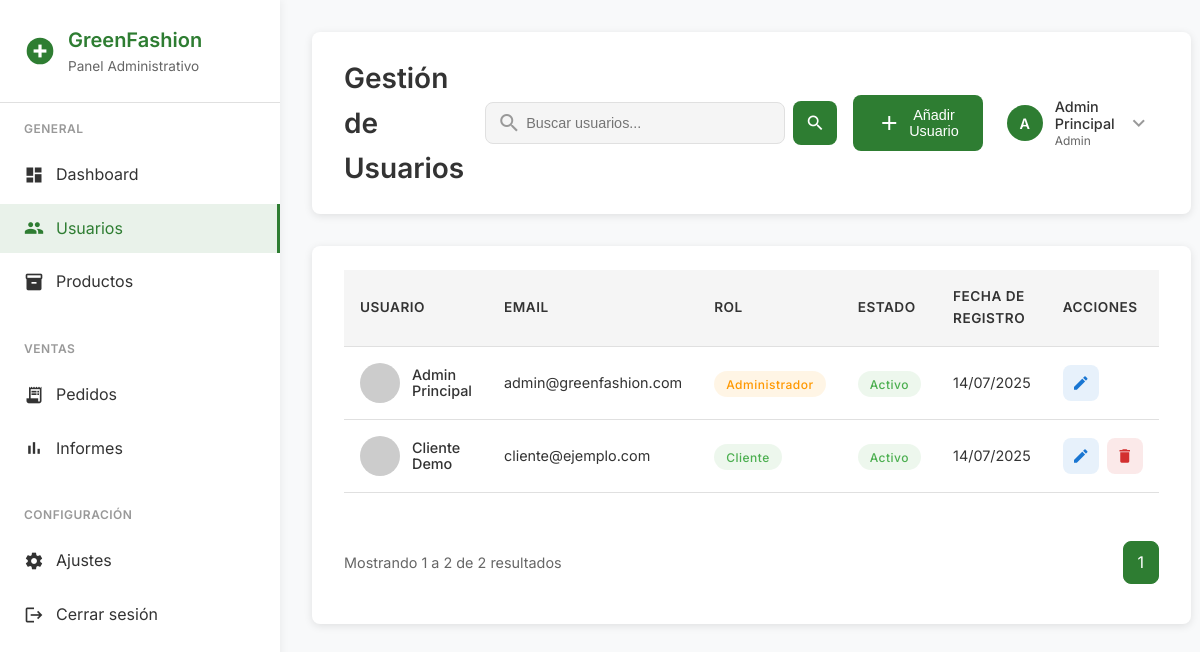
The page /pages/admin/users.php (signed in) on the database its author committed.
### tables this page shows
CREATE TABLE usuarios (
    id INT AUTO_INCREMENT PRIMARY KEY,
    nombre VARCHAR(100) NOT NULL,
    email VARCHAR(100) NOT NULL UNIQUE,
    password VARCHAR(255) NOT NULL,
    telefono VARCHAR(20),
    fecha_registro DATETIME DEFAULT CURRENT_TIMESTAMP,
    rol ENUM('cliente', 'admin') DEFAULT 'cliente',
    activo BOOLEAN DEFAULT TRUE,
    CONSTRAINT chk_email CHECK (email REGEXP '^[A-Za-z0-9._%+-]+@[A-Za-z0-9.-]+\.[A-Za-z]{2,}$')
);

### pages/admin/users.php (the view, shortened to what this page needs)
<?php
$conn = connection();
$search = isset($_GET['search']) ? trim(sanitizeInput($_GET['search'])) : '';
$page = isset($_GET['page']) ? max(1, (int)$_GET['page']) : 1;
$limit = 10;
$offset = ($page - 1) * $limit;
$where_conditions = ["activo = TRUE"];
$params = [];
$param_types = "";
$where_clause = "WHERE " . implode(" AND ", $where_conditions);
$sql = "SELECT id, nombre, email, telefono, rol, fecha_registro, activo
        FROM usuarios
        $where_clause
        ORDER BY fecha_registro DESC
        LIMIT ? OFFSET ?";
$params[] = $limit;
$params[] = $offset;
$param_types .= "ii";
$stmt = mysqli_prepare($conn, $sql);
if ($params) {
    mysqli_stmt_bind_param($stmt, $param_types, ...$params);
}
mysqli_stmt_execute($stmt);
$usuarios = mysqli_stmt_get_result($stmt);
$count_sql = "SELECT COUNT(*) as total FROM usuarios $where_clause";
if ($search && strlen($search) >= 2) {
    $count_stmt = mysqli_prepare($conn, $count_sql);
    mysqli_stmt_bind_param($count_stmt, "ss", $search_param, $search_param);
    mysqli_stmt_execute($count_stmt);
    $count_result = mysqli_stmt_get_result($count_stmt);
} else {
    $count_result = mysqli_query($conn, $count_sql);
}
$total_users = mysqli_fetch_assoc($count_result)['total'];
$total_pages = ceil($total_users / $limit);
?>
<!DOCTYPE html>
<html lang="es">
<head>
    <link rel="stylesheet" href="../../assets/css/admin/users.css">
</head>
<body>
    <div class="admin-layout">
        <aside class="sidebar">
            <div class="sidebar-header">
                <a href="../../index.php" class="sidebar-brand">
                    <img src="../../assets/images/logo.svg" alt="GreenFashion" class="logo">
                    <div class="brand-info">
                        <h1>GreenFashion</h1>
                        <p>Panel Administrativo</p>
                    </div>
                </a>
            </div>
            <nav class="sidebar-nav">
                <div class="nav-section">
                    <h3 class="nav-section-title">General</h3>
                    <ul class="nav-menu">
                        <li class="nav-item">
                            <a href="#" class="nav-link">
                                <span class="material-icons">dashboard</span>
                                Dashboard
                            </a>
                        </li>
                        <li class="nav-item">
                            <a href="users.php" class="nav-link active">
                                <span class="material-icons">people</span>
                                Usuarios
                            </a>
                        </li>
                        <li class="nav-item">
                            <a href="products.php" class="nav-link">
                                <span class="material-icons">inventory_2</span>
                                Productos
                            </a>
                        </li>
                    </ul>
                </div>
                <div class="nav-section">
                    <h3 class="nav-section-title">Ventas</h3>
                    <ul class="nav-menu">
                        <li class="nav-item">
                            <a href="#" class="nav-link">
                                <span class="material-icons">receipt_long</span>
                                Pedidos
                            </a>
                        </li>
                        <li class="nav-item">
                            <a href="#" class="nav-link">
                                <span class="material-icons">bar_chart</span>
                                Informes
                            </a>
                        </li>
                    </ul>
                </div>
                <div class="nav-section">
                    <h3 class="nav-section-title">Configuración</h3>
                    <ul class="nav-menu">
                        <li class="nav-item">
                            <a href="#" class="nav-link">
                                <span class="material-icons">settings</span>
                                Ajustes
                            </a>
                        </li>
                        <li class="nav-item">
                            <a href="../logout.php" class="nav-link">
                                <span class="material-icons">logout</span>
                                Cerrar sesión
                            </a>
                        </li>
                    </ul>
                </div>
            </nav>
        </aside>
        <main class="main-content">
            <div class="panel-header">
                <h1 class="page-title">Gestión de Usuarios</h1>
                <div class="header-actions">
                    <form class="search-container" method="GET">
                        <input type="text" class="search-input" placeholder="Buscar usuarios..."
                               name="search" id="searchInput"
                               value="<?php echo htmlspecialchars($search); ?>">
                        <button type="submit" class="btn-search" title="Buscar">
                            <span class="material-icons">search</span>
                        </button>
                    </form>
                    <button class="btn btn-primary" onclick="openCreateModal()">
                        <span class="material-icons">add</span>
                        Añadir Usuario
                    </button>
                    <div class="user-menu" onclick="toggleUserDropdown()">
                        <div class="user-avatar">
                            <?php echo strtoupper(substr($_SESSION['nombre'], 0, 1)); ?>
                        </div>
                        <div class="user-info-dropdown">
                            <span class="user-name"><?php echo htmlspecialchars($_SESSION['nombre']); ?></span>
                            <span class="user-role"><?php echo ucfirst($_SESSION['rol']); ?></span>
                        </div>
                        <span class="material-icons dropdown-arrow">keyboard_arrow_down</span>
                    </div>
                </div>
            </div>
            <div class="content-panel">
                <div class="panel-body">
                    <table class="users-table">
                        <thead>
                            <tr>
                                <th>Usuario</th>
                                <th>Email</th>
                                <th>Rol</th>
                                <th>Estado</th>
                                <th>Fecha de Registro</th>
                                <th>Acciones</th>
                            </tr>
                        </thead>
                        <tbody>
                            <?php if (mysqli_num_rows($usuarios) > 0): ?>
                                <?php while ($user = mysqli_fetch_assoc($usuarios)): ?>
                                    <tr>
                                        <td>
                                            <div class="user-info">
                                                <div class="user-avatar-table">
                                                    <img src="https://ui-avatars.com/api/?name=<?php echo urlencode($user['nombre']); ?>&background=2E7D32&color=fff"
                                                         alt="<?php echo htmlspecialchars($user['nombre']); ?>">
                                                </div>
                                                <div class="user-details">
                                                    <h4><?php echo htmlspecialchars($user['nombre']); ?></h4>
                                                </div>
                                            </div>
                                        </td>
                                        <td><?php echo htmlspecialchars($user['email']); ?></td>
                                        <td>
                                            <span class="status-badge <?php echo $user['rol'] === 'admin' ? 'status-pendiente' : 'status-activo'; ?>">
                                                <?php echo $user['rol'] === 'admin' ? 'Administrador' : 'Cliente'; ?>
                                            </span>
                                        </td>
                                        <td>
                                            <span class="status-badge status-activo">Activo</span>
                                        </td>
                                        <td><?php echo date('d/m/Y', strtotime($user['fecha_registro'])); ?></td>
                                        <td>
                                            <div class="action-buttons">
                                                <button class="btn-action btn-edit" onclick="editUser(<?php echo $user['id']; ?>)" title="Editar">
                                                    <span class="material-icons">edit</span>
                                                </button>
                                                <?php if ($user['id'] != $_SESSION['user_id']): ?>
                                                    <button class="btn-action btn-delete" onclick="deleteUser(<?php echo $user['id']; ?>)" title="Eliminar">
                                                        <span class="material-icons">delete</span>
                                                    </button>
                                                <?php endif; ?>
                                            </div>
                                        </td>
                                    </tr>
                                <?php endwhile; ?>
                            <?php endif; ?>
                        </tbody>
                    </table>
                    <div class="pagination">
                        <span class="pagination-info">
                            Mostrando <?php echo ($page - 1) * $limit + 1; ?> a <?php echo min($page * $limit, $total_users); ?> de <?php echo $total_users; ?> resultados
                        </span>
                        <div class="pagination-nav">
                            <?php for ($i = max(1, $page - 2); $i <= min($total_pages, $page + 2); $i++): ?>
                                <a href="?page=<?php echo $i; ?>&search=<?php echo urlencode($search); ?>"
                                   class="pagination-btn <?php echo $i === $page ? 'active' : ''; ?>">
                                    <?php echo $i; ?>
                                </a>
                            <?php endfor; ?>
                        </div>
                    </div>
                </div>
            </div>
        </main>
    </div>
</body>
</html>

### rows shown on the page
usuarios: nombre "Admin Principal", email "admin@greenfashion.com", rol "Administrador", fecha_registro "14/07/2025"
usuarios: nombre "Cliente Demo", email "cliente@ejemplo.com", rol "Cliente", fecha_registro "14/07/2025"

### other values the page prints
substr($_SESSION['nombre'], 0, 1) "A"
$_SESSION['nombre'] "Admin Principal"
$_SESSION['rol'] "Admin"
min($page * $limit, $total_users) "2"
$total_users "2"
